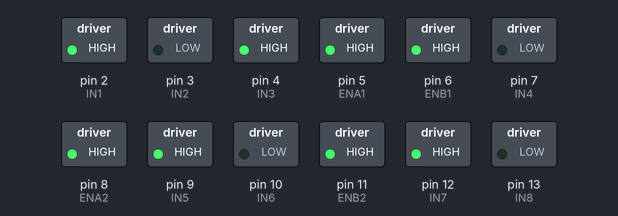
The sketch below on a simulated Arduino Uno, built with avr-gcc and run on an emulated ATmega328P. Parts: switched loads named in the sketch (green lamp = pin HIGH).

Above: at 0.1 s.
At 30.1 s:
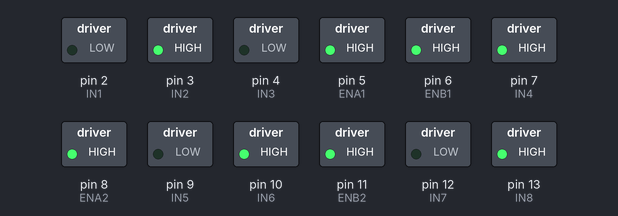
Timing chart, 0 to 31.6 s (numbered marks = the images above):
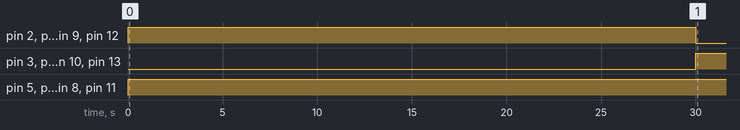

Measured:
- by itself, pin 2 (IN1), pin 4 (IN3), pin 9 (IN5), pin 12 (IN7): LOW → HIGH at 0.00 s, → LOW 30.0 s later
- by itself, pin 3 (IN2), pin 7 (IN4), pin 10 (IN6), pin 13 (IN8): LOW → HIGH at 30.0 s
- by itself, pin 5 (ENA1), pin 6 (ENB1), pin 8 (ENA2), pin 11 (ENB2): LOW → HIGH at 0.00 s

The sketch:

Skitch.ino
```cpp
// First L293D
const int ENA1 = 5;
const int IN1 = 2;
const int IN2 = 3;
const int ENB1 = 6;
const int IN3 = 4;
const int IN4 = 7;

// Second L293D
const int ENA2 = 8;
const int IN5 = 9;
const int IN6 = 10;
const int ENB2 = 11;
const int IN7 = 12;
const int IN8 = 13;

void setup() {

  int pins[] = {ENA1,IN1,IN2,ENB1,IN3,IN4,ENA2,IN5,IN6,ENB2,IN7,IN8};

  for(int i=0;i<12;i++)
    pinMode(pins[i],OUTPUT);

}

void forward(){

  digitalWrite(IN1,HIGH); digitalWrite(IN2,LOW);
  digitalWrite(IN3,HIGH); digitalWrite(IN4,LOW);

  digitalWrite(IN5,HIGH); digitalWrite(IN6,LOW);
  digitalWrite(IN7,HIGH); digitalWrite(IN8,LOW);

  digitalWrite(ENA1,HIGH);
  digitalWrite(ENB1,HIGH);
  digitalWrite(ENA2,HIGH);
  digitalWrite(ENB2,HIGH);
}

void backward(){

  digitalWrite(IN1,LOW); digitalWrite(IN2,HIGH);
  digitalWrite(IN3,LOW); digitalWrite(IN4,HIGH);

  digitalWrite(IN5,LOW); digitalWrite(IN6,HIGH);
  digitalWrite(IN7,LOW); digitalWrite(IN8,HIGH);
}

void right(){

  digitalWrite(IN1,HIGH); digitalWrite(IN2,LOW);
  digitalWrite(IN3,LOW); digitalWrite(IN4,HIGH);

  digitalWrite(IN5,HIGH); digitalWrite(IN6,LOW);
  digitalWrite(IN7,LOW); digitalWrite(IN8,HIGH);
}

void left(){

  digitalWrite(IN1,LOW); digitalWrite(IN2,HIGH);
  digitalWrite(IN3,HIGH); digitalWrite(IN4,LOW);

  digitalWrite(IN5,LOW); digitalWrite(IN6,HIGH);
  digitalWrite(IN7,HIGH); digitalWrite(IN8,LOW);
}

void loop() {

  forward();
  delay(30000);

  backward();
  delay(60000);

  unsigned long t = millis();

  while(millis()-t < 60000){

    right();
    delay(2000);

    left();
    delay(2000);

  }
}
```
